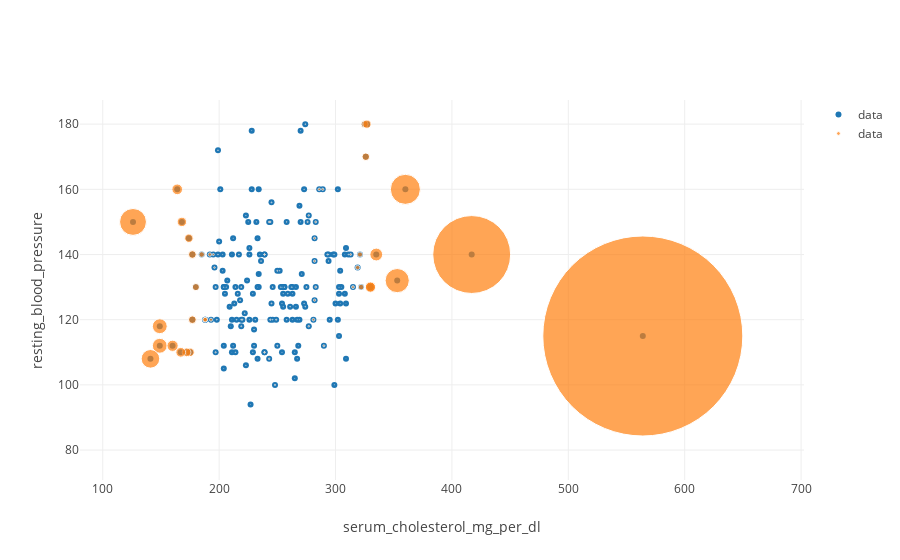

The code cell stored with this chart in its notebook:
### Code cell
radius = (X_scores.max() - X_scores) / (X_scores.max() - X_scores.min())


trace1 = go.Scatter(
    x = x,
    y = y,
    name = 'data',
    mode = 'markers',
    hoverinfo = 'text',
    text = ['x: %s<br>y: %s' % (x_i, y_i) for x_i, y_i in zip(x, y)]
)

trace2 = go.Scatter(
    x = x,
    y = y,
    name = 'data',
    mode = 'markers',
    hoverinfo = 'text',
    text = ['radius: %s' % round(rad, 2) for rad in radius],
    marker=dict(
        size = 200 * radius,
    )
)
data = [trace1, trace2]


layout = go.Layout(
    xaxis = dict({'title': xlab}),
    yaxis = dict({'title': ylab})
)

fig = go.Figure(data=data, layout=layout)
iplot(fig, layout)

### Figure 1 — Plotly figure (JSON) as saved in the notebook; plotly's stock layout.template omitted (floating-point values rounded to 4 significant figures; data arrays with more than 128 entries replaced by an {"elided": "..."} marker saying what was removed)
{"data": [{"hoverinfo": "text", "mode": "markers", "name": "data", "text": {"elided": "180 str values"}, "type": "scatter", "x": {"elided": "180 int values"}, "y": {"elided": "180 int values"}}, {"hoverinfo": "text", "marker": {"size": {"elided": "180 float values"}}, "mode": "markers", "name": "data", "text": {"elided": "180 str values"}, "type": "scatter", "x": {"elided": "180 int values"}, "y": {"elided": "180 int values"}}], "layout": {"xaxis": {"title": "serum_cholesterol_mg_per_dl"}, "yaxis": {"title": "resting_blood_pressure"}}}
